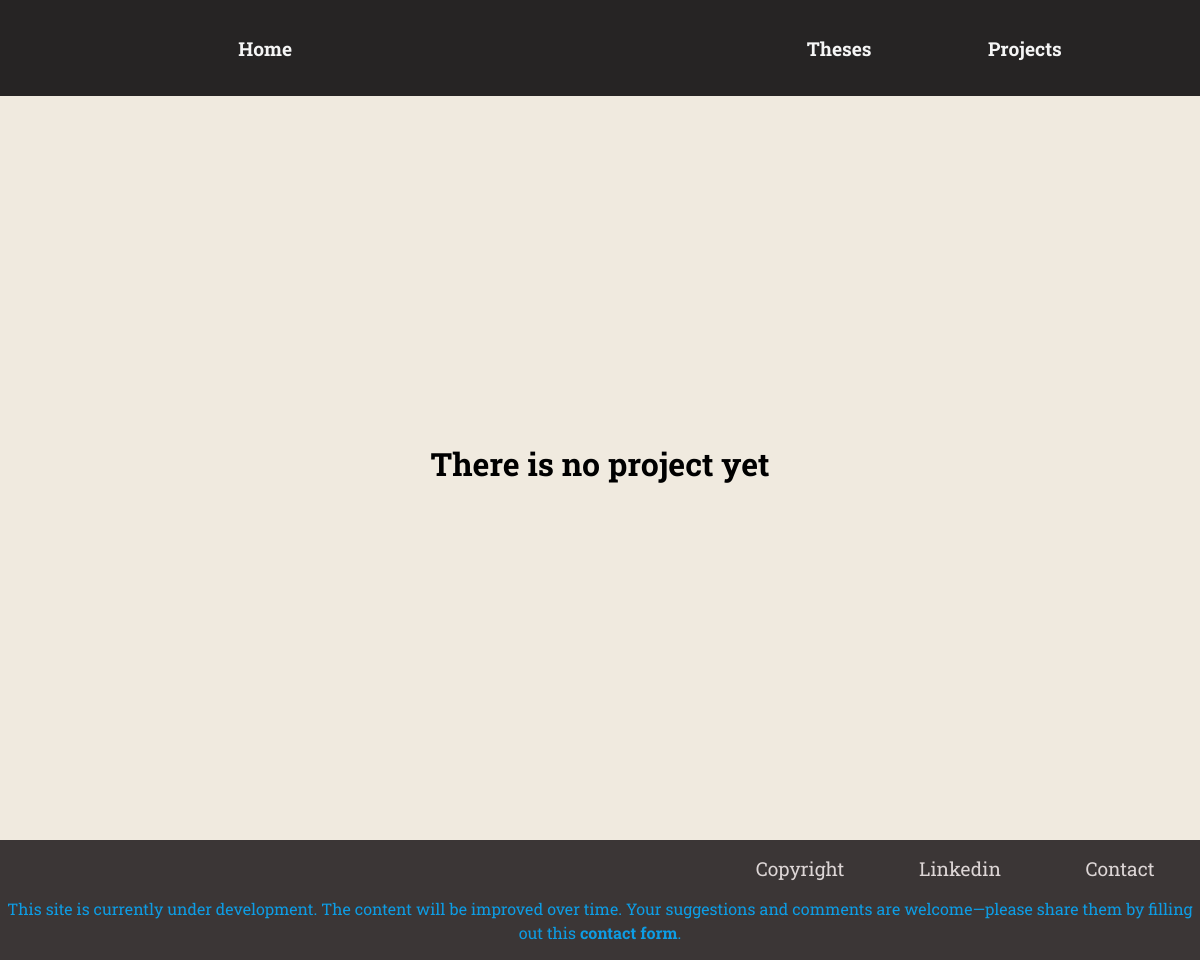
The app's page /projects/, older data.
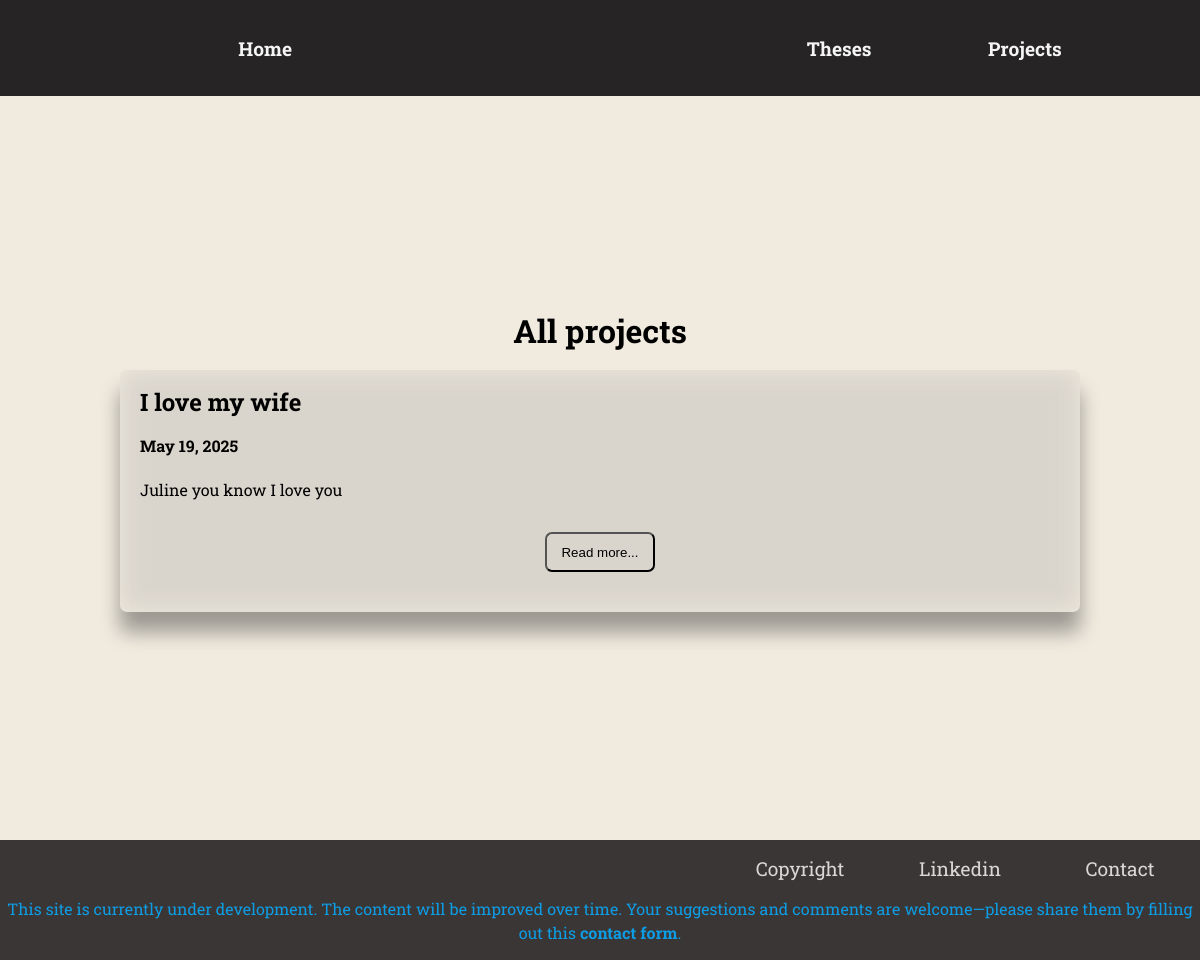
The same page, newer data.
### blog/models.py (models this page shows, shortened)
class Project(models.Model):
    title= models.CharField(max_length=100)
    excerpt = models.CharField(max_length=400)
    date = models.DateField(auto_now=True)
    slug = models.SlugField(unique=True, db_index=True)
    content = models.TextField()
    author = models.ForeignKey(Author, on_delete=models.SET_NULL, null= True, related_name="projects")

### blog/views.py (the view)
# urls.py: path("projects/", views.projects, name="projects"),
def projects(request):
    my_projects = Project.objects.all()
    return render(request, "blog/projects.html",{
        "projects": my_projects
    })

### blog/templates/blog/projects.html (shortened to what this page needs)
{% extends "blog/base.html" %}
{% load static %}
{% block css_files %}
<link rel="stylesheet" href="{%static "styles/base.css"%}">
<link rel="stylesheet" href="{%static "styles/projects.css"%}">
{% endblock %}
{%block content%}
<div class="main-part">
  {%if projects%}
    <h1>All projects</h1>
    {%for project in projects%}
    <div class="project">
        <div class="title">
            <h2>{{project.title}}</h2>
        </div>
        <div class="date">
            <h4>{{project.date}}</h4>
        </div>
        <div class="content">
          <p>{{project.excerpt}}</p>
        </div>
        <div class="btn">
          <a href="{%url "project_details" project.slug %}"> <button>Read more...</button></a>
        </div>
    </div>
    {% endfor %}
    {% else %}
      <h1>There is no project yet</h1>
  {%endif%}
</div>
{% endblock %}

Row changes from the older to the newer data that the page shows:
added Project: title "I love my wife", date "May 19, 2025", excerpt "Juline you know I love you"
Text that changed along with them:
text no longer shown: "There is no project yet"
text now shown: "All projects"
